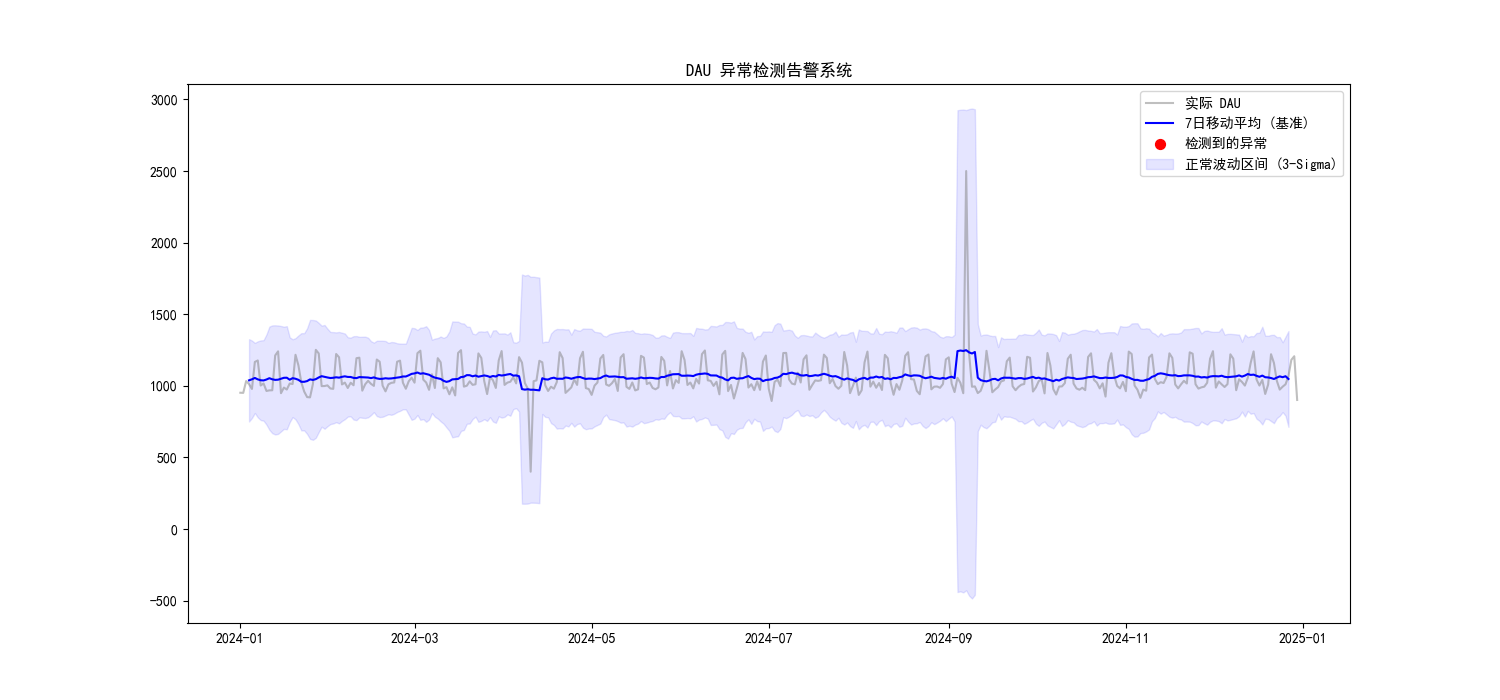

The script that saved this image:
import pandas as pd
import numpy as np
import matplotlib.pyplot as plt

plt.rcParams['font.sans-serif'] = ['SimHei']
plt.rcParams['axes.unicode_minus'] = False 

# 1. 模拟一年 DAU 数据
dates = pd.date_range('2024-01-01', periods=365)
# 基础值 + 周末效应 (每7天一个峰值)
base = 1000
weekly_seasonality = [200 if d.dayofweek >= 5 else 0 for d in dates]
# 加上随机噪声
noise = np.random.normal(0, 30, 365)

dau = base + np.array(weekly_seasonality) + noise

# 2. 埋入异常点 (比如第 100 天服务器崩溃，第 250 天大促)
dau[100] = 400  # 异常下跌
dau[250] = 2500 # 异常上涨

df = pd.DataFrame({'date': dates, 'dau': dau})

# --- 3. 异常检测算法 (3倍标准差原则) ---
# 计算 7 天移动平均值，平滑掉周期性影响
df['rolling_mean'] = df['dau'].rolling(window=7, center=True).mean()
# 计算移动标准差
df['rolling_std'] = df['dau'].rolling(window=7, center=True).std()

# 定义上下界
df['upper'] = df['rolling_mean'] + 3 * df['rolling_std']
df['lower'] = df['rolling_mean'] - 3 * df['rolling_std']

# 标记异常
df['is_anomaly'] = (df['dau'] > df['upper']) | (df['dau'] < df['lower'])

# 4. 可视化
plt.figure(figsize=(15, 7))
plt.plot(df['date'], df['dau'], label='实际 DAU', color='gray', alpha=0.5)
plt.plot(df['date'], df['rolling_mean'], label='7日移动平均 (基准)', color='blue')

# 突出显示异常点
anomalies = df[df['is_anomaly']]
plt.scatter(anomalies['date'], anomalies['dau'], color='red', label='检测到的异常', s=50)

plt.fill_between(df['date'], df['lower'], df['upper'], color='blue', alpha=0.1, label='正常波动区间 (3-Sigma)')

plt.title("DAU 异常检测告警系统")
plt.legend()
plt.savefig("anomaly_detection.png")
print("异常检测报告已生成: anomaly_detection.png")

print(f"\n系统共检测到 {len(anomalies)} 处异常。\n")
print(anomalies[['date', 'dau']].head())
